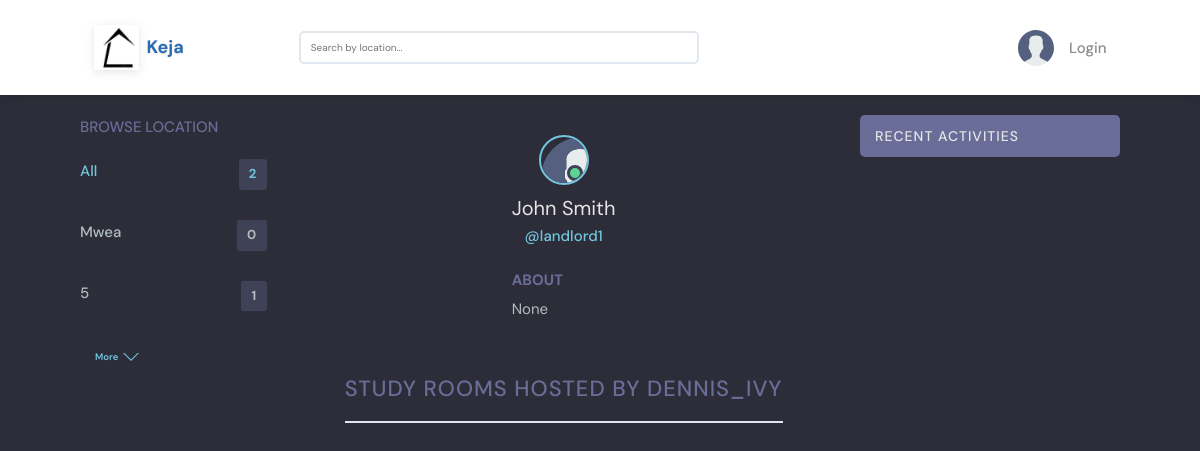
The page /profile/4/ on the database its author committed.
### base/models.py (models this page shows, shortened)
class Topic(models.Model):
    name = models.CharField(max_length=200)

class User(AbstractUser):
    name = models.CharField(max_length=200, null=True, blank=True)
    email = models.EmailField(unique=True, null=False, blank=False)
    bio = models.TextField(null=True, blank=True)
    avatar = models.ImageField(null=True, blank=True, default="avatar.svg")
    USERNAME_FIELD = 'email'
    REQUIRED_FIELDS = ['username']

### base/views.py (the view)
# urls.py: path('profile/<str:pk>/', views.userProfile, name="user-profile"),
def userProfile(request, pk):
    user = User.objects.get(id=pk)
    rooms = user.room_set.all()
    room_messages = user.message_set.all()
    topics = Topic.objects.all()
    context = {'user': user, 'rooms': rooms,
               'room_messages': room_messages, 'topics': topics}
    return render(request, 'base/profile.html', context)

### base/templates/base/profile.html (shortened to what this page needs)
{% extends 'main.html' %}
{% block content %}
<main class="profile-page layout layout--3">
  <div class="container">
    {% include 'base/topics_component.html' %}
    <div class="roomList">
      <div class="profile">
        <div class="profile__avatar">
          <div class="avatar avatar--large active">
            <img src="{{user.avatar.url}}" />
          </div>
        </div>
        <div class="profile__info">
          <h3>{{user.name}}</h3>
          <p>@{{user.username}}</p>
        </div>
        <div class="profile__about">
          <h3>About</h3>
          <p>
            {{user.bio}}
          </p>
        </div>
      </div>
      <div class="roomList__header">
        <div>
          <h2>Study Rooms Hosted by dennis_ivy</a>
          </h2>
        </div>
      </div>
    </div>
    {% include 'base/activity_component.html' %}
  </div>
</main>
{% endblock content %}

### base/templates/base/topics_component.html
<div class="topics">
    <div class="topics__header">
        <h2>Browse Location</h2>
    </div>
    <ul class="topics__list">
        <li>
            <a href="{% url 'home' %}" class="active">All <span>{{topics.count}}</span></a>
        </li>
        {% for topic in topics %}
        <li>
            <a href="{% url 'home' %}?q={{topic.name}}">{{topic.name}}<span>{{topic.room_set.all.count}}</span></a>
        </li>
        {% endfor %}
    </ul>
    <a class="btn btn--link" href="{% url 'topics' %}">
        More
        <svg version="1.1" xmlns="http://www.w3.org/2000/svg" width="32" height="32" viewBox="0 0 32 32">
            <title>chevron-down</title>
            <path d="M16 21l-13-13h-3l16 16 16-16h-3l-13 13z"></path>
        </svg>
    </a>
</div>

### static/styles/style.css (style rules this page uses)
:root { --color-main: #71c6dd; --color-main-light: #e1f6fb; --color-dark: #3f4156; --color-dark-medium: #51546e; --color-dark-light: #696d97; --color-light: #e5e5e5; --color-gray: #8b8b8b; --color-light-gray: #b2bdbd; --color-bg: #2d2d39; --color-success: #5dd693; --color-error: #fc4b0b; }
* { font-family: "DM Sans", -apple-system, BlinkMacSystemFont, "Segoe UI", Roboto, Oxygen, Ubuntu, Cantarell, "Open Sans", "Helvetica Neue", sans-serif; margin: 0; padding: 0; box-sizing: border-box; text-rendering: optimizeLegibility; font-size: inherit; }
html { font-size: 56.25%; }
@media only screen and (min-width: 1200px) { html { font-size: 62.5%; } }
body { line-height: 1.6; font-weight: 400; font-size: 1.5rem; color: var(--color-light-gray); background-color: var(--color-bg); min-height: 100vh; }
img { width: 100%; }
a { display: inline-block; color: var(--color-main); text-decoration: none; }
.container { max-width: 120rem; width: 90%; margin: auto; }
.btn { background-color: transparent; border: none; display: inline-flex; align-items: center; gap: 1rem; cursor: pointer; transition: all ease-in-out 0.3s; padding: 1rem 2rem; border-radius: 5px; box-shadow: 1px 1px 3px 1px rgba(0, 0, 0, 0.15); font-weight: 500; }
.btn--link { border-radius: 0; padding: 0; color: var(--color-main); box-shadow: none; }
.btn > svg { fill: currentColor; width: 1.6rem; height: 1.6rem; }
.avatar { position: relative; display: inline-block; border-radius: 50%; border: 2px solid var(--color-main); }
.avatar img { display: block; border-radius: 50%; object-fit: cover; object-position: center; }
.avatar::after { content: ""; display: block; position: absolute; background-color: var(--color-gray); z-index: 111; border-radius: 50%; border: 0.3rem solid var(--color-dark); }
.avatar.active::after { background-color: var(--color-success); }
.avatar.avatar--large img { display: block; width: 8rem; height: 8rem; border-radius: 50%; }
.avatar.avatar--large:after { width: 1rem; height: 1rem; bottom: 2px; right: 3.5px; }
.layout { margin-top: 2.4rem; }
.layout > .container { display: flex; justify-content: space-between; align-items: flex-start; }
.layout--3 > .container > div:first-child { flex-basis: 18%; max-width: 22.5rem; }
.layout--3 > .container > div:nth-child(2) { flex-basis: 50%; }
.topics__header { margin-bottom: 2rem; }
.topics__header h2 { text-transform: uppercase; font-weight: 500; color: var(--color-dark-light); }
.topics__list { list-style: none; }
.topics__list li a { display: flex; justify-content: space-between; margin-bottom: 3rem; font-weight: 500; color: var(--color-light-gray); transition: all 0.3s ease-in-out; }
.topics__list li a.active, .topics__list li a:hover { color: var(--color-main); }
.topics__list li a span { padding: 0.5rem 1rem; background-color: var(--color-dark); border-radius: 3px; font-size: 1.3rem; font-weight: 700; letter-spacing: 1px; }
.roomList__header { display: flex; justify-content: space-between; align-items: center; margin-bottom: 2.4rem; }
.roomList__header h2 { text-transform: uppercase; font-weight: 500; color: var(--color-light); letter-spacing: 1px; }
.profile { margin-bottom: 3rem; }
.profile__avatar { text-align: center; }
.profile__info { text-align: center; }
.profile__info h3 { font-size: 2rem; color: var(--color-light); font-weight: 400; }
.profile__info p { color: var(--color-main); font-weight: 500; margin-bottom: 1rem; }
.profile__about { margin-top: 2rem; }
.profile__about h3 { text-transform: uppercase; color: var(--color-dark-light); margin-bottom: 0.5rem; }
.profile-page .roomList__header { margin-bottom: 1.5rem; }
.profile-page .roomList__header h2 { color: var(--color-dark-light); }

### rows shown on the page
Topic: name "Mwea", room_set.all.count "0"
Topic: name "5", room_set.all.count "1"
User: avatar (placeholder picture), name "John Smith", username "landlord1", bio "None"

### other values the page prints
{{ topics.count }} "2"
